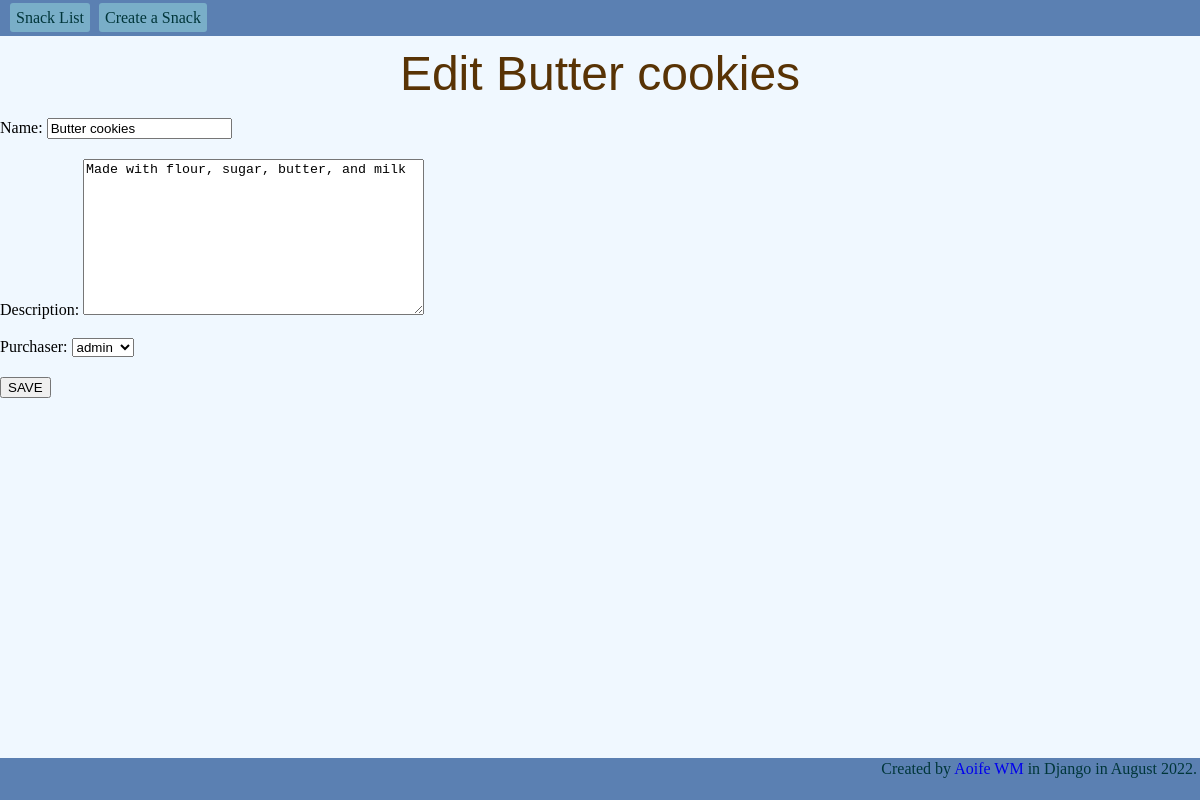
The app's page /9/update/ with its own data.
### snacks/models.py (models this page shows, shortened)
class Snack(models.Model):
    name = models.CharField(max_length=64)
    description = models.TextField(default=" ")
    purchaser = models.ForeignKey(get_user_model(), on_delete=CASCADE)

### snacks/views.py (the view)
# urls.py: path('<int:pk>/update/', SnackUpdateView.as_view(), name='snack_update'),
class SnackUpdateView(UpdateView):
    template_name = 'snack-update.html'
    model = Snack
    fields = ['name', 'description', 'purchaser']

### templates/snack-update.html (shortened to what this page needs)
{% extends 'base.html' %}
{% block header %}
    <h1>Edit {{ snack.name }}</h1>
{% endblock header %}
{% block body %}
  <form action="" method="POST">
    {{ form.as_p }}
    <input type="submit" value="SAVE">
  </form>
{% endblock body %}

### static/base.css (style rules this page uses)
html, body { width: 100%; height: 100%; margin: 0; background-color: aliceblue; }
body p { margin-bottom: 20px; }
h1 { margin-top: 50px; margin-bottom: 20px; text-align: center; font-size: 3rem; font-family: "Arial Black", Arial, sans-serif; color: #583305; }

### records on screen
Snack: name "Butter cookies", description "Made with flour, sugar, butter, and milk", purchaser "admin"
